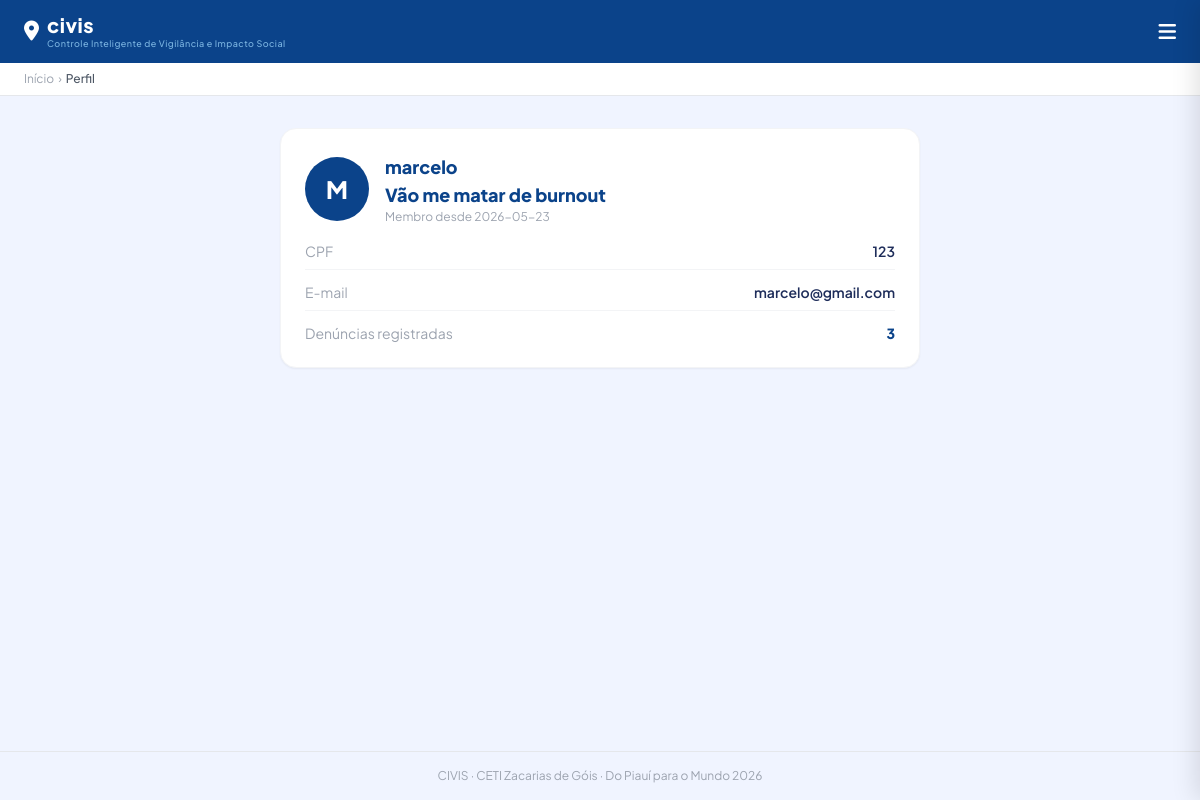
The page /perfil (signed in) on the database its author committed.
### tables this page shows
CREATE TABLE usuario (
    id INTEGER PRIMARY KEY AUTOINCREMENT,
    cpf TEXT UNIQUE NOT NULL,
    nome TEXT NOT NULL,
    email TEXT UNIQUE NOT NULL, 
    senha TEXT NOT NULL,
    data_criacão DATETIME DEFAULT CURRENT_TIMESTAMP
);

### app.py (the view)
@app.route('/perfil')
def perfil():
    if not sessao.get('usuario_id'):
        return redirect('/login')
    conexao = conectar()
    cursor = conexao.cursor()
    cursor.execute("SELECT * FROM usuario WHERE id = ?", (sessao['usuario_id'],))
    colunas_u = ['id','cpf','nome','email','senha','data_criacao']
    usuario = dict(zip(colunas_u, cursor.fetchone()))
    cursor.execute("SELECT id, categoria, descricao, latitude, longitude, foto_caminho, data_registro FROM denuncias ORDER BY data_registro DESC")
    colunas_d = ['id','categoria','descricao','latitude','longitude','foto_caminho','data_registro']
    denuncias = [dict(zip(colunas_d, row)) for row in cursor.fetchall()]
    conexao.close()
    return render_template('perfil.html', usuario=usuario, denuncias=denuncias)

### app.py (called while the page is built)
@app.context_processor
def injetar_usuario():
    return {"nome_usuario": sessao.get("nome_usuario")}

def conectar():
    return sqlite3.connect('database.db')

### templates/perfil.html (shortened to what this page needs)
{% extends "base.html" %}
{% block breadcrumb %}Perfil{% endblock %}
{% block main_class %}block{% endblock %}
{% block conteudo %}
<div class="w-full max-w-2xl mx-auto px-4 py-8">
    <div class="bg-white rounded-2xl shadow-sm border border-gray-100 p-6 mb-6">
        <div class="flex items-center gap-4 mb-4">
            <div class="w-16 h-16 rounded-full flex items-center justify-center text-white text-2xl font-extrabold"
                 style="background:#0b438a;">
                {{ usuario.nome[0].upper() }}
            </div>
            <div>
                <h2 class="text-lg font-extrabold" style="color:#0b438a;">{{ usuario.nome }}</h2>
               <h2 class="text-lg font-extrabold" style="color:#0b438a;">Vão me matar de burnout</h2>
                <p class="text-xs text-gray-400">Membro desde {{ usuario.data_criacao[:10] }}</p>
            </div>
        </div>
        <div class="grid grid-cols-1 gap-3 text-sm">
            <div class="flex justify-between border-b border-gray-100 pb-2">
                <span class="text-gray-400">CPF</span>
                <span class="font-semibold" style="color:#1e2d5a;">{{ usuario.cpf }}</span>
            </div>
            <div class="flex justify-between border-b border-gray-100 pb-2">
                <span class="text-gray-400">E-mail</span>
                <span class="font-semibold" style="color:#1e2d5a;">{{ usuario.email }}</span>
            </div>
            <div class="flex justify-between">
                <span class="text-gray-400">Denúncias registradas</span>
                <span class="font-extrabold" style="color:#0b438a;">{{ denuncias|length }}</span>
            </div>
        </div>
    </div>
{% endblock %}

### templates/base.html (style rules this page uses)
* { font-family: 'Plus Jakarta Sans', sans-serif; }

### rows shown on the page
usuario: nome "M", nome "marcelo", data_criacão "2026-05-23", cpf "123", email "marcelo@gmail.com"

### other values the page prints
{{ denuncias|length }} "3"
